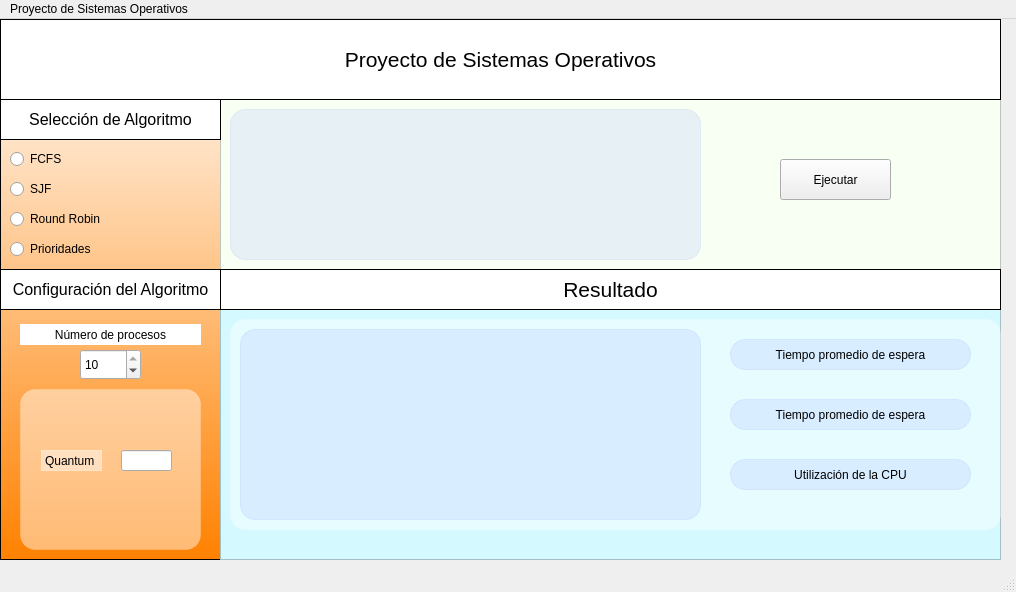
<?xml version="1.0" encoding="UTF-8"?>
<ui version="4.0">
 <class>MainWindow</class>
 <widget class="QMainWindow" name="MainWindow">
  <property name="geometry">
   <rect>
    <x>0</x>
    <y>0</y>
    <width>1016</width>
    <height>592</height>
   </rect>
  </property>
  <property name="windowTitle">
   <string>MainWindow</string>
  </property>
  <widget class="QWidget" name="centralwidget">
   <widget class="QFrame" name="frame">
    <property name="geometry">
     <rect>
      <x>0</x>
      <y>0</y>
      <width>1001</width>
      <height>541</height>
     </rect>
    </property>
    <property name="styleSheet">
     <string notr="true">QFrame {
	background-color: qlineargradient(spread:pad, x1:0.498, y1:1, x2:0.495673, y2:0.00028853, stop:0 rgba(255, 129, 0, 255), stop:1 rgba(255, 255, 255, 255))}</string>
    </property>
    <property name="frameShape">
     <enum>QFrame::Shape::StyledPanel</enum>
    </property>
    <property name="frameShadow">
     <enum>QFrame::Shadow::Raised</enum>
    </property>
    <widget class="QFrame" name="frame_2">
     <property name="geometry">
      <rect>
       <x>220</x>
       <y>0</y>
       <width>781</width>
       <height>291</height>
      </rect>
     </property>
     <property name="styleSheet">
      <string notr="true">QFrame {
background-color: rgb(248, 255, 243);
}</string>
     </property>
     <property name="frameShape">
      <enum>QFrame::Shape::StyledPanel</enum>
     </property>
     <property name="frameShadow">
      <enum>QFrame::Shadow::Raised</enum>
     </property>
     <widget class="QFrame" name="frame_6">
      <property name="geometry">
       <rect>
        <x>0</x>
        <y>80</y>
        <width>781</width>
        <height>171</height>
       </rect>
      </property>
      <property name="font">
       <font>
        <kerning>true</kerning>
       </font>
      </property>
      <property name="styleSheet">
       <string notr="true">QFrame{
	border 0px;
}</string>
      </property>
      <property name="frameShape">
       <enum>QFrame::Shape::StyledPanel</enum>
      </property>
      <property name="frameShadow">
       <enum>QFrame::Shadow::Raised</enum>
      </property>
      <property name="lineWidth">
       <number>0</number>
      </property>
      <widget class="QTableWidget" name="tableWidget_procesos">
       <property name="geometry">
        <rect>
         <x>10</x>
         <y>10</y>
         <width>471</width>
         <height>151</height>
        </rect>
       </property>
       <property name="styleSheet">
        <string notr="true">QFrame{
	background-color: rgba(125, 151, 255, 0.15);
	border-radius: 15px;
	border: 1px solid rgba(125, 151, 255, 0.15);
}</string>
       </property>
      </widget>
      <widget class="QPushButton" name="pushButton_ejecutar">
       <property name="geometry">
        <rect>
         <x>560</x>
         <y>60</y>
         <width>111</width>
         <height>41</height>
        </rect>
       </property>
       <property name="styleSheet">
        <string notr="true">QFrame{
	background-color: rgba(125, 151, 255, 0.15);
	border-radius: 15px;
	border: 1px solid rgba(125, 151, 255, 0.15);
}</string>
       </property>
       <property name="text">
        <string>Ejecutar</string>
       </property>
      </widget>
     </widget>
     <widget class="QLabel" name="label_resultado">
      <property name="geometry">
       <rect>
        <x>0</x>
        <y>250</y>
        <width>781</width>
        <height>41</height>
       </rect>
      </property>
      <property name="font">
       <font>
        <pointsize>16</pointsize>
        <bold>false</bold>
       </font>
      </property>
      <property name="styleSheet">
       <string notr="true">QFrame{
	background-color: rgb(255, 255, 255);
	border: 1px solid rgb(0,0,0);
}</string>
      </property>
      <property name="text">
       <string>Resultado</string>
      </property>
      <property name="alignment">
       <set>Qt::AlignmentFlag::AlignCenter</set>
      </property>
     </widget>
    </widget>
    <widget class="QLabel" name="label_seleccion_alg">
     <property name="geometry">
      <rect>
       <x>0</x>
       <y>80</y>
       <width>221</width>
       <height>41</height>
      </rect>
     </property>
     <property name="font">
      <font>
       <pointsize>12</pointsize>
       <bold>false</bold>
      </font>
     </property>
     <property name="styleSheet">
      <string notr="true">QFrame{
	background-color: rgb(255, 255, 255);
	border: 1px solid rgb(0, 0, 0);
}</string>
     </property>
     <property name="text">
      <string>Selección de Algoritmo</string>
     </property>
     <property name="alignment">
      <set>Qt::AlignmentFlag::AlignCenter</set>
     </property>
    </widget>
    <widget class="QRadioButton" name="radioButton_fcfs">
     <property name="geometry">
      <rect>
       <x>10</x>
       <y>130</y>
       <width>201</width>
       <height>20</height>
      </rect>
     </property>
     <property name="text">
      <string>FCFS</string>
     </property>
    </widget>
    <widget class="QRadioButton" name="radioButton_sjf">
     <property name="geometry">
      <rect>
       <x>10</x>
       <y>160</y>
       <width>201</width>
       <height>20</height>
      </rect>
     </property>
     <property name="text">
      <string>SJF</string>
     </property>
    </widget>
    <widget class="QRadioButton" name="radioButton_rr">
     <property name="geometry">
      <rect>
       <x>10</x>
       <y>190</y>
       <width>201</width>
       <height>20</height>
      </rect>
     </property>
     <property name="text">
      <string>Round Robin</string>
     </property>
    </widget>
    <widget class="QRadioButton" name="radioButton_priority">
     <property name="geometry">
      <rect>
       <x>10</x>
       <y>220</y>
       <width>201</width>
       <height>20</height>
      </rect>
     </property>
     <property name="text">
      <string>Prioridades</string>
     </property>
    </widget>
    <widget class="QLabel" name="label_config_alg">
     <property name="geometry">
      <rect>
       <x>0</x>
       <y>250</y>
       <width>221</width>
       <height>41</height>
      </rect>
     </property>
     <property name="font">
      <font>
       <pointsize>12</pointsize>
       <bold>false</bold>
      </font>
     </property>
     <property name="styleSheet">
      <string notr="true">QFrame{
	background-color: rgb(255, 255, 255);
	border: 1px solid rgb(0,0,0);
}</string>
     </property>
     <property name="text">
      <string>Configuración del Algoritmo</string>
     </property>
     <property name="alignment">
      <set>Qt::AlignmentFlag::AlignCenter</set>
     </property>
    </widget>
    <widget class="QStackedWidget" name="stackedWidget_config">
     <property name="geometry">
      <rect>
       <x>20</x>
       <y>370</y>
       <width>181</width>
       <height>161</height>
      </rect>
     </property>
     <property name="styleSheet">
      <string notr="true">QFrame{
	background-color: rgba(255, 255, 255,0.45);
	border-radius: 15px;
	border: 1px solid rgba(255, 255, 255,0.15);
}</string>
     </property>
     <property name="currentIndex">
      <number>0</number>
     </property>
     <widget class="QWidget" name="roundRobinPage">
      <widget class="QWidget" name="roundRobinWidget" native="true">
       <property name="geometry">
        <rect>
         <x>0</x>
         <y>20</y>
         <width>181</width>
         <height>141</height>
        </rect>
       </property>
       <widget class="QLabel" name="label_quantum">
        <property name="geometry">
         <rect>
          <x>20</x>
          <y>40</y>
          <width>61</width>
          <height>21</height>
         </rect>
        </property>
        <property name="layoutDirection">
         <enum>Qt::LayoutDirection::LeftToRight</enum>
        </property>
        <property name="text">
         <string>Quantum</string>
        </property>
       </widget>
       <widget class="QLineEdit" name="quantumInput">
        <property name="geometry">
         <rect>
          <x>100</x>
          <y>40</y>
          <width>51</width>
          <height>21</height>
         </rect>
        </property>
       </widget>
      </widget>
     </widget>
     <widget class="QWidget" name="fcfsPage">
      <widget class="QWidget" name="fcfsWidget" native="true">
       <property name="geometry">
        <rect>
         <x>0</x>
         <y>20</y>
         <width>181</width>
         <height>141</height>
        </rect>
       </property>
       <widget class="QLabel" name="label_fcfs">
        <property name="geometry">
         <rect>
          <x>0</x>
          <y>40</y>
          <width>171</width>
          <height>21</height>
         </rect>
        </property>
        <property name="text">
         <string>FCFS no requiere configuración</string>
        </property>
       </widget>
      </widget>
     </widget>
     <widget class="QWidget" name="sjfPage">
      <widget class="QWidget" name="sjfWidget" native="true">
       <property name="geometry">
        <rect>
         <x>0</x>
         <y>20</y>
         <width>181</width>
         <height>141</height>
        </rect>
       </property>
       <widget class="QLabel" name="label_sjf">
        <property name="geometry">
         <rect>
          <x>10</x>
          <y>40</y>
          <width>161</width>
          <height>21</height>
         </rect>
        </property>
        <property name="text">
         <string>SJF no requiere configuración</string>
        </property>
       </widget>
      </widget>
     </widget>
     <widget class="QWidget" name="priorityPage">
      <widget class="QWidget" name="priorityWidget" native="true">
       <property name="geometry">
        <rect>
         <x>0</x>
         <y>20</y>
         <width>181</width>
         <height>141</height>
        </rect>
       </property>
       <widget class="QLabel" name="label_prioridad">
        <property name="geometry">
         <rect>
          <x>30</x>
          <y>20</y>
          <width>111</width>
          <height>21</height>
         </rect>
        </property>
        <property name="text">
         <string>Modo de Prioridad</string>
        </property>
       </widget>
       <widget class="QComboBox" name="comboBox_prioridad">
        <property name="geometry">
         <rect>
          <x>40</x>
          <y>50</y>
          <width>91</width>
          <height>21</height>
         </rect>
        </property>
        <item>
         <property name="text">
          <string>Con Desalojo</string>
         </property>
        </item>
        <item>
         <property name="text">
          <string>Sin Desalojo</string>
         </property>
        </item>
       </widget>
      </widget>
     </widget>
    </widget>
    <widget class="QFrame" name="frame_7">
     <property name="geometry">
      <rect>
       <x>230</x>
       <y>300</y>
       <width>771</width>
       <height>211</height>
      </rect>
     </property>
     <property name="styleSheet">
      <string notr="true">QFrame{
	background-color: rgba(255, 255, 255, 0.45);
	border-radius: 15px;
	border: 1px solid rgba(255, 255, 255, 0.15);
}
	</string>
     </property>
     <property name="frameShape">
      <enum>QFrame::Shape::StyledPanel</enum>
     </property>
     <property name="frameShadow">
      <enum>QFrame::Shadow::Raised</enum>
     </property>
     <widget class="QTableWidget" name="tableWidget_resultados">
      <property name="geometry">
       <rect>
        <x>10</x>
        <y>10</y>
        <width>461</width>
        <height>191</height>
       </rect>
      </property>
      <property name="styleSheet">
       <string notr="true">QFrame{
	background-color: rgba(125, 151, 255, 0.15);
	border-radius: 15px;
	border: 1px solid rgba(125, 151, 255, 0.15);
}
</string>
      </property>
     </widget>
     <widget class="QLabel" name="label_avg_waiting_time">
      <property name="geometry">
       <rect>
        <x>500</x>
        <y>80</y>
        <width>241</width>
        <height>31</height>
       </rect>
      </property>
      <property name="styleSheet">
       <string notr="true">QFrame{
	background-color: rgba(125, 151, 255, 0.15);
	border-radius: 15px;
	border: 1px solid rgba(125, 151, 255, 0.15);
}</string>
      </property>
      <property name="text">
       <string>Tiempo promedio de espera</string>
      </property>
      <property name="alignment">
       <set>Qt::AlignmentFlag::AlignCenter</set>
      </property>
     </widget>
     <widget class="QLabel" name="label_avg_turnaround_time">
      <property name="geometry">
       <rect>
        <x>500</x>
        <y>20</y>
        <width>241</width>
        <height>31</height>
       </rect>
      </property>
      <property name="styleSheet">
       <string notr="true">QFrame{
	background-color: rgba(125, 151, 255, 0.15);
	border-radius: 15px;
	border: 1px solid rgba(125, 151, 255, 0.15);
}</string>
      </property>
      <property name="text">
       <string>Tiempo promedio de espera</string>
      </property>
      <property name="alignment">
       <set>Qt::AlignmentFlag::AlignCenter</set>
      </property>
     </widget>
     <widget class="QLabel" name="label_cpu_utilization">
      <property name="geometry">
       <rect>
        <x>500</x>
        <y>140</y>
        <width>241</width>
        <height>31</height>
       </rect>
      </property>
      <property name="styleSheet">
       <string notr="true">QFrame{
	background-color: rgba(125, 151, 255, 0.15);
	border-radius: 15px;
	border: 1px solid rgba(125, 151, 255, 0.15);
}</string>
      </property>
      <property name="text">
       <string>Utilización de la CPU</string>
      </property>
      <property name="alignment">
       <set>Qt::AlignmentFlag::AlignCenter</set>
      </property>
     </widget>
    </widget>
    <widget class="QLabel" name="label_proy_so">
     <property name="geometry">
      <rect>
       <x>0</x>
       <y>0</y>
       <width>1001</width>
       <height>81</height>
      </rect>
     </property>
     <property name="font">
      <font>
       <pointsize>16</pointsize>
       <bold>false</bold>
      </font>
     </property>
     <property name="styleSheet">
      <string notr="true">QFrame{
	background-color: rgb(255, 255, 255);
	border: 1px solid rgb(0,0,0);
}</string>
     </property>
     <property name="text">
      <string>Proyecto de Sistemas Operativos</string>
     </property>
     <property name="alignment">
      <set>Qt::AlignmentFlag::AlignCenter</set>
     </property>
    </widget>
    <widget class="QFrame" name="frame_3">
     <property name="geometry">
      <rect>
       <x>220</x>
       <y>290</y>
       <width>781</width>
       <height>251</height>
      </rect>
     </property>
     <property name="styleSheet">
      <string notr="true">QFrame{
	background-color: rgb(212, 249, 255);
}</string>
     </property>
     <property name="frameShape">
      <enum>QFrame::Shape::StyledPanel</enum>
     </property>
     <property name="frameShadow">
      <enum>QFrame::Shadow::Raised</enum>
     </property>
    </widget>
    <widget class="QLabel" name="label_num_procesos">
     <property name="geometry">
      <rect>
       <x>20</x>
       <y>305</y>
       <width>181</width>
       <height>21</height>
      </rect>
     </property>
     <property name="styleSheet">
      <string notr="true">QFrame {
	background-color: rgb(255, 255, 255);
	border-radius: 15px;
	border: 1px solid rgba(255, 255, 255, 0.15);
}</string>
     </property>
     <property name="text">
      <string>Número de procesos</string>
     </property>
     <property name="alignment">
      <set>Qt::AlignmentFlag::AlignCenter</set>
     </property>
    </widget>
    <widget class="QSpinBox" name="spinBox_num_procesos">
     <property name="geometry">
      <rect>
       <x>80</x>
       <y>330</y>
       <width>61</width>
       <height>31</height>
      </rect>
     </property>
     <property name="minimum">
      <number>2</number>
     </property>
     <property name="maximum">
      <number>10</number>
     </property>
     <property name="value">
      <number>10</number>
     </property>
    </widget>
    <zorder>frame_3</zorder>
    <zorder>frame_2</zorder>
    <zorder>label_seleccion_alg</zorder>
    <zorder>radioButton_fcfs</zorder>
    <zorder>radioButton_sjf</zorder>
    <zorder>radioButton_rr</zorder>
    <zorder>radioButton_priority</zorder>
    <zorder>label_config_alg</zorder>
    <zorder>stackedWidget_config</zorder>
    <zorder>frame_7</zorder>
    <zorder>label_proy_so</zorder>
    <zorder>label_num_procesos</zorder>
    <zorder>spinBox_num_procesos</zorder>
   </widget>
  </widget>
  <widget class="QMenuBar" name="menubar">
   <property name="geometry">
    <rect>
     <x>0</x>
     <y>0</y>
     <width>1016</width>
     <height>22</height>
    </rect>
   </property>
   <widget class="QMenu" name="menuProyecto_de_Sistemas_Operativos">
    <property name="title">
     <string>Proyecto de Sistemas Operativos</string>
    </property>
   </widget>
   <addaction name="menuProyecto_de_Sistemas_Operativos"/>
  </widget>
  <widget class="QStatusBar" name="statusbar"/>
 </widget>
 <resources/>
 <connections/>
</ui>
